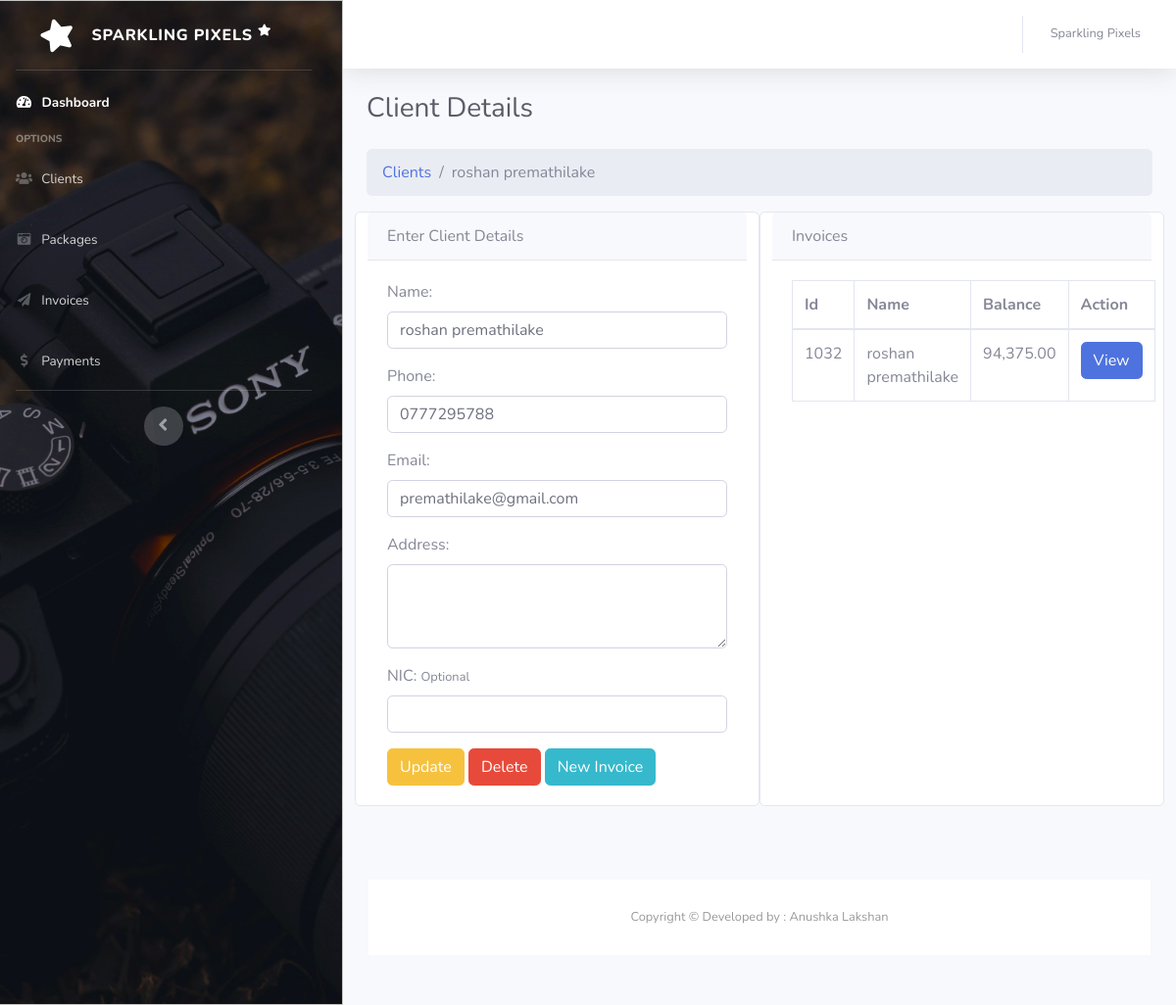
Screenshot of /?page=viewClient&id=16 with the database file from the repository.
### tables this page shows
CREATE TABLE Clients (
    id INTEGER PRIMARY KEY AUTOINCREMENT,
    Name TEXT NOT NULL,
    Phone TEXT,
    Email TEXT,
    Address TEXT,
    NIC TEXT
);

CREATE TABLE Invoice (
    id INTEGER PRIMARY KEY AUTOINCREMENT,
    client_id INT,
    client_name VARCHAR(255),
    Invoice_name VARCHAR(255),
    open_date DATE,
    last_edit_date DATE,
    Items TEXT,
    payments TEXT,
    discount DECIMAL(10, 2),
    balance DECIMAL(10, 2),
    notes TEXT,
    Terms TEXT
);

### app/controllers/index.php (called while the page is built, shortened)
<?php
include("app/views/index.view.php");

### app/init.php (called while the page is built, shortened)
<?php
include("app/core/Database.php");
include("app/router.php");

### index.php (called while the page is built, shortened)
<?php
include("./app/init.php");

### app/core/Database.php (called while the page is built, shortened)
<?php
class Database
{
    public static $con;
    private static $instance = null;
    public function __construct()
    {
        try {
            $string = DB_TYPE . ":" . DB_file;
            self::$con = new PDO($string);
        } catch (PDOException $e) {
            die($e->getMessage());
        }
    }
    public static function getInstance()
    {
        if (self::$instance === null) {
            self::$instance = new Database();
        }
        return self::$instance;
    }
    public function read($query, $data = array())
    {
        $statement = self::$con->prepare($query);
        $result = $statement->execute($data);
        if ($result) {
            $data = $statement->fetchAll(PDO::FETCH_ASSOC);
            if (is_array($data)) {
                return $data;
            }
        }
        return false;
    }
}

### app/models/Client.model.php (called while the page is built, shortened)
<?php
class Client
{
    public static function get_by_id($id)
    {
        $DB = Database::getInstance();
        return $DB->read("select * from Clients where id = :id", array('id' => $id));
    }
}

### app/models/Invoice.model.php (called while the page is built, shortened)
<?php
class Invoice
{
    public static function get_by_client_id($id)
    {
        $DB = Database::getInstance();
        $query = "select Invoice.* from Invoice where Invoice.client_id = :id";
        $result = $DB->read($query, array('id' => $id));
        if (count($result) > 0) {
            return $result;
        } else {
            return false;
        }
    }
}

### app/views/pages/viewClient.view.php (the view, shortened to what this page needs)
<?php
if (isset($_GET['id'])) {
    $id = $_GET['id'];
    include "app/models/Client.model.php";
    $client_ins = new Client();
    $data = $client_ins::get_by_id($id);
    $client = $data[0];
    include "app/models/Invoice.model.php";
    $invoices = Invoice::get_by_client_id($id);
}
?>
<div class="d-sm-flex align-items-center justify-content-between mb-4">
    <h1 class="h3 mb-0 text-gray-800">Client Details</h1>
</div>
<nav aria-label="breadcrumb">
    <ol class="breadcrumb">
        <li class="breadcrumb-item"><a href="<?= BASE_URL ?>?page=Clients">Clients</a></li>
        <li class="breadcrumb-item active" aria-current="page"><?= $client['Name'] ?></li>
    </ol>
</nav>
<div class="row">
    <div class="card mb-4 col-md-6">
        <div class="card-header">
            Enter Client Details
        </div>
        <div class="card-body">
            <form action="" method="POST">
                <div class="form-group">
                    <label for="name">Name:</label>
                    <input type="text" class="form-control" id="name" name="name" required autocomplete="off" <?= isset($_POST['name']) ? 'value="' . $_POST['name'] . '"' : 'value="' . $client['Name'] . '"' ?>>
                </div>
                <div class="form-group">
                    <label for="phone">Phone:</label>
                    <input type="text" class="form-control" id="phone" name="phone" autocomplete="off" <?= isset($_POST['phone']) ? 'value="' . $_POST['phone'] . '"' : 'value="' . $client['Phone'] . '"' ?>>
                </div>
                <div class="form-group">
                    <label for="email">Email:</label>
                    <input type="email" class="form-control" id="email" name="email" autocomplete="false" <?= isset($_POST['email']) ? 'value="' . $_POST['email'] . '"' : 'value="' . $client['Email'] . '"' ?>>
                </div>
                <div class="form-group">
                    <label for="address">Address:</label>
                    <textarea class="form-control" id="address" name="address" rows="3"><?= isset($_POST['address']) ? $_POST['address'] : $client['Address'] ?></textarea>
                </div>
                <div class="form-group">
                    <label for="nic">NIC:</label>
                    <span class="text-muted small mt-2">Optional</span>
                    <input type="text" class="form-control" id="nic" name="nic" autocomplete="off" <?= isset($_POST['nic']) ? 'value="' . $_POST['nic'] . '"' : 'value="' . $client['NIC'] . '"' ?>>
                </div>
                <button type="submit" name="edit-client" class="btn btn-warning">Update</button>
                <button type="button" class="btn btn-danger" onclick="deleteClient(<?= $client['id'] ?>)">Delete</button>
                <button type="button" class="btn btn-info" onclick="window.location='<?= BASE_URL ?>?page=newInvoice&C_id=<?= $client['id'] ?>'">New Invoice</button>
            </form>
        </div>
    </div>
    <div class="card mb-4 col-md-6">
        <div class="card-header">
            Invoices
        </div>
        <div class="card-body">
            <?php
            if (empty($invoices)) {
                echo "No Invoices made yet, <a href='<?= BASE_URL ?>?page=newInvoice&C_id=".$id."'>click here</a> to create one now";
            }
            else{ ?>
            <table class="table table-bordered">
                <thead>
                    <tr>
                        <th>Id</th>
                        <th>Name</th>
                        <th>Balance</th>
                        <th>Action</th>
                    </tr>
                </thead>
                <tbody>
                    <?php foreach($invoices as $invoice) { ?>
                        <tr>
                            <td><?= $invoice['id'] ?></td>
                            <td><?= $invoice['Invoice_name'] ?></td>
                            <td><?= $invoice['balance'] ?></td>
                            <td><a href="<?= BASE_URL ?>?page=viewInvoice&id=<?= $invoice['id'] ?>" class="btn btn-primary">View</a></td>
                        </tr>
                    <?php } ?>
                </tbody>
            </table>
                <?php
            }
            ?>
        </div>
    </div>
</div>

### assets/css/CKstyles.css (style rules this page uses)
:root { --ck-sample-base-spacing: 2em; --ck-sample-color-white: #fff; --ck-sample-color-green: #279863; --ck-sample-color-blue: #1a9aef; --ck-sample-container-width: 1285px; --ck-sample-sidebar-width: 350px; --ck-sample-editor-min-height: 400px; --ck-sample-editor-z-index: 10; }
body, html { padding: 0; margin: 0; font-family: sans-serif, Arial, Verdana, "Trebuchet MS", "Apple Color Emoji", "Segoe UI Emoji", "Segoe UI Symbol"; font-size: 16px; line-height: 1.5; }
body { height: 100%; color: #2D3A4A; }
a { color: #38A5EE; }
.row { display: flex; position: relative; }
.btn { cursor: pointer; padding: 8px 16px; font-size: 1rem; user-select: none; border-radius: 4px; transition: color .2s ease-in-out,background-color .2s ease-in-out,border-color .2s ease-in-out,opacity .2s ease-in-out; background-color: var(--ck-sample-color-button-blue); border-color: var(--ck-sample-color-button-blue); color: var(--ck-sample-color-white); display: inline-block; }

### rows the page displays
clients: Name "roshan premathilake", name "roshan premathilake", phone "0777295788", email "premathilake@gmail.com"
invoice: id "1032", Invoice_name "roshan premathilake", balance "94,375.00"
